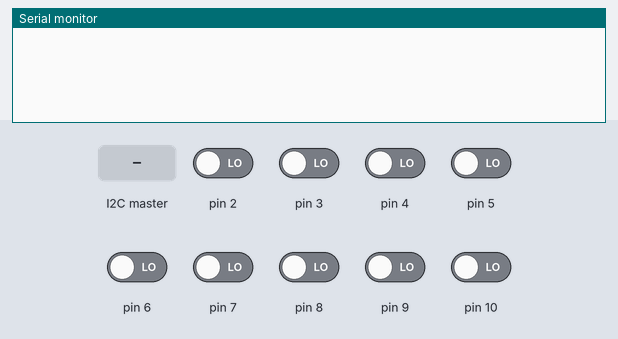
The sketch below on a simulated Arduino Nano, built with avr-gcc and run on an emulated ATmega328P. Shown: the last lines printed to the serial monitor. Inputs (shaded band) come from the test bench; at power-on: pin 2–10 LOW.

Above: at 1.2 s.
1.3 s: the I2C master sends the byte 1
At 2.5 s:
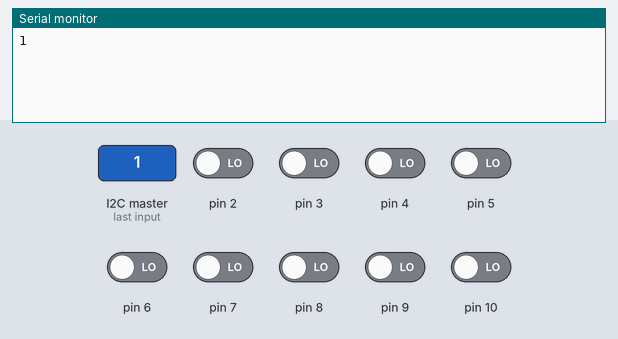
2.8 s: the I2C master sends the byte 0
At 3.8 s:
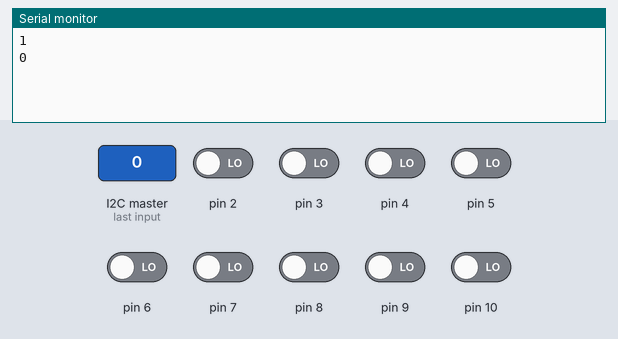

The sketch:

PwmReader.ino
```cpp
#include "Streaming.h"
#include "Wire.h"


int channels[9];


void setup()
{
	pinMode(2, INPUT);
	pinMode(3, INPUT);
	pinMode(4, INPUT);
	pinMode(5, INPUT);
	pinMode(6, INPUT);
	pinMode(7, INPUT);
	pinMode(8, INPUT);
	pinMode(9, INPUT);
	pinMode(10, INPUT);

	Serial.begin(9600);

	Wire.begin(8);			// Join i2c bus by the address
	Wire.onRequest(requestEvent);
	Wire.onReceive(receiveEvent);
}


// FUNCTIONS //////////////////////////////////////////////////////////////////////////////////////
void loop()
{
	readChannels();
	printChannelsToSerialAsJson();
}
void readChannels()
{
	channels[0] = pulseIn(2, HIGH);
	channels[1] = pulseIn(3, HIGH);
	channels[2] = pulseIn(4, HIGH);
	channels[3] = pulseIn(5, HIGH);
	channels[4] = pulseIn(6, HIGH);
	channels[5] = pulseIn(7, HIGH);
	channels[6] = pulseIn(8, HIGH);
	channels[7] = pulseIn(9, HIGH);
	channels[8] = pulseIn(10, HIGH);
}
void printChannelsToSerialAsJson()
{
	Serial
		<< "["
		<< channels[0] << ","
		<< channels[1] << ","
		<< channels[2] << ","
		<< channels[3] << ","
		<< channels[4] << ","
		<< channels[5] << ","
		<< channels[6] << ","
		<< channels[7] << ","
		<< channels[8]
		<< "]";

	Serial << "\n";
}


// HANDLERS ///////////////////////////////////////////////////////////////////////////////////////
void requestEvent()
{
	Wire.write((uint8_t*)channels, sizeof(channels));
}
void receiveEvent(int howMany)
{
	for (int i = 0; i < howMany; i++)
	{
		Serial << Wire.read() << "\n";
	}
}
```

Measured:
- after the input at 1.3 s, the serial monitor: prints a new line at once (image 1)
- after the input at 2.8 s, the serial monitor: prints a new line at once (image 2)
